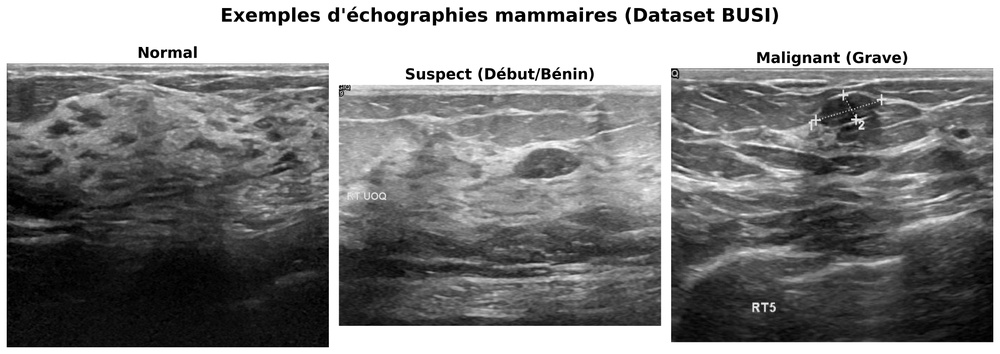
#> input picture memoir/2_1_datasets_examples.jpg, 1000 x 354 px, shrunk from 4470 x 1584 before the run
$ python -i preprocessing.py   (imports and definitions only)
#> lines starting #> are read from the running program, lines starting #| are printed output that depends on the picture
#> further down, picture is the input picture: shape (354, 1000, 3); min 0, max 255, mean 130.7
import cv2
import numpy as np
from tensorflow.keras.applications.densenet import preprocess_input as densenet_preprocess_input
from tensorflow.keras.applications.efficientnet import preprocess_input as effnet_preprocess_input

def apply_clahe(image):
    """
    Applique CLAHE (Contrast Limited Adaptive Histogram Equalization).
    Retourne l'image en float32 dans la plage [0, 255].
    Améliore le contraste local pour les tissus denses (BI-RADS C/D).
    """
    img_uint8 = np.clip(image, 0, 255).astype(np.uint8)

    lab = cv2.cvtColor(img_uint8, cv2.COLOR_RGB2LAB)
#> lab: shape (354, 1000, 3); mean of channels 0, 1, 2 134.3, 128, 128
    l, a, b = cv2.split(lab)
#> a: shape (354, 1000); every value is 128

    clahe = cv2.createCLAHE(clipLimit=2.0, tileGridSize=(8, 8))
    cl = clahe.apply(l)
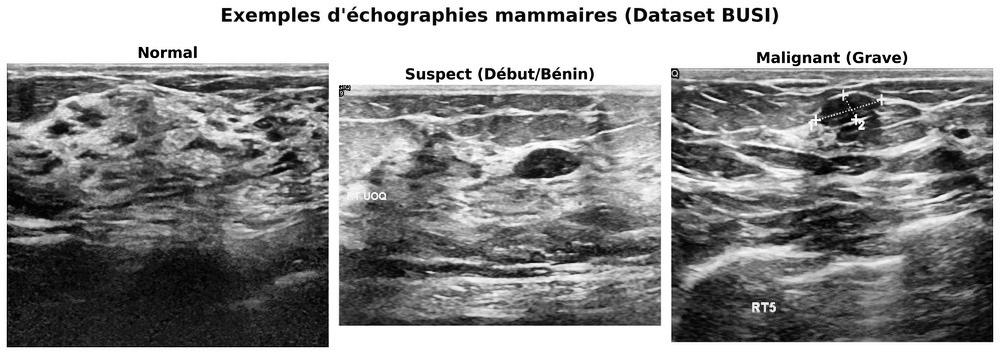
#> cl: shape (354, 1000); min 0, max 255, mean 141.7

    limg = cv2.merge((cl, a, b))
#> limg: shape (354, 1000, 3); mean of channels 0, 1, 2 141.7, 128, 128
    final = cv2.cvtColor(limg, cv2.COLOR_LAB2RGB)

    return final.astype(np.float32)


def preprocess_for_densenet(image):
    """
    CLAHE + normalisation officielle DenseNet (mode 'torch').
    DenseNet ImageNet weights attend: [0,255] -> [0,1] -> (x - mean) / std
    La fonction preprocess_input de Keras gère tout cela automatiquement.
    """
    img = apply_clahe(image)
    return densenet_preprocess_input(img)


def preprocess_for_efficientnet(image):
    """
    CLAHE + normalisation officielle EfficientNet.
    EfficientNet preprocess_input attend [0, 255].
    """
    img = apply_clahe(image)
    return effnet_preprocess_input(img)

>>> import cv2
>>> picture = cv2.cvtColor(cv2.imread('../../memoir/2_1_datasets_examples.jpg'), cv2.COLOR_BGR2RGB)
>>> result = apply_clahe(picture)

$ run again, on memoir/1_3_birads_microcalcifications.jpg
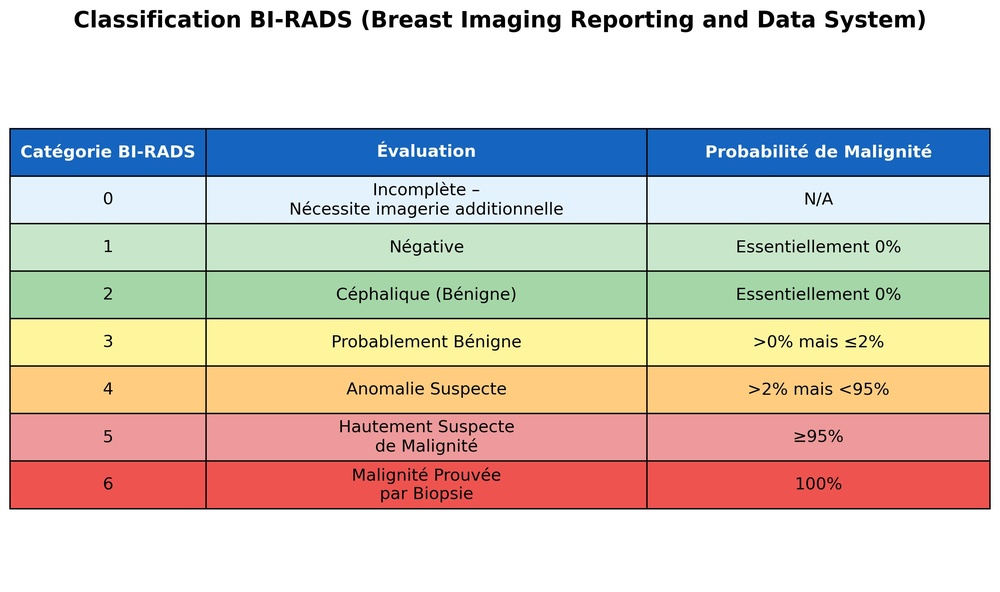
#> input picture memoir/1_3_birads_microcalcifications.jpg, 1000 x 592 px, shrunk from 2994 x 1771 before the run
#> lab: shape (592, 1000, 3); mean of channels 0, 1, 2 208.6, 132.4, 135.7
#> in apply_clahe, `cl = clahe.apply(l)`:
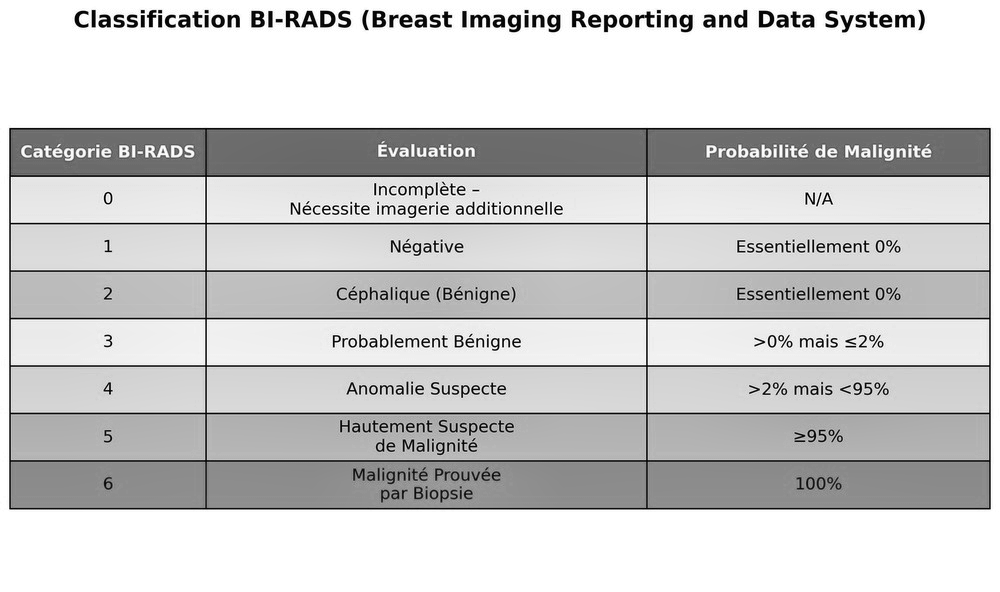
#> cl: shape (592, 1000); min 1, max 255, mean 204
#> limg: shape (592, 1000, 3); mean of channels 0, 1, 2 204, 132.4, 135.7
#> in apply_clahe, `return final.astype(np.float32)`:
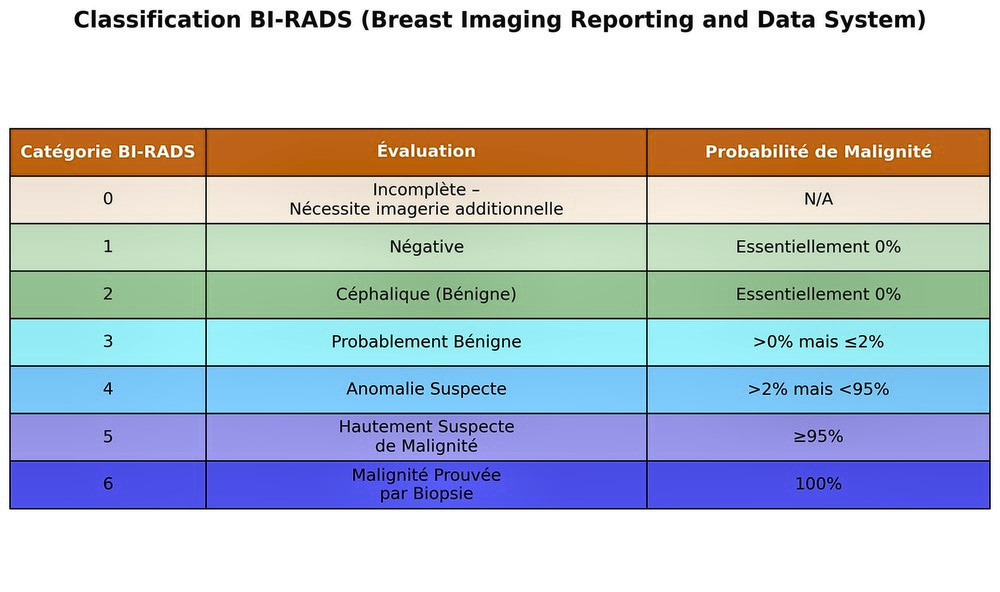
#> returned value: shape (592, 1000, 3) float32; mean of channels 0, 1, 2 205.7, 196.3, 185.9; drawn as B, G, R
